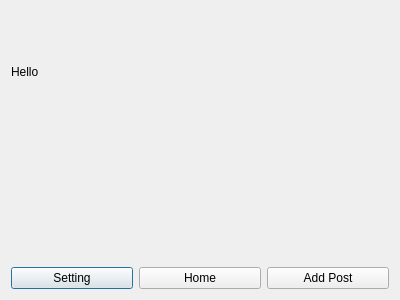
<?xml version="1.0" encoding="UTF-8"?>
<ui version="4.0">
 <class>WhatToDo</class>
 <widget class="QDialog" name="WhatToDo">
  <property name="geometry">
   <rect>
    <x>0</x>
    <y>0</y>
    <width>400</width>
    <height>300</height>
   </rect>
  </property>
  <property name="windowTitle">
   <string>Dialog</string>
  </property>
  <layout class="QVBoxLayout" name="verticalLayout_3">
   <item>
    <layout class="QVBoxLayout" name="verticalLayout_2">
     <item>
      <layout class="QVBoxLayout" name="verticalLayout">
       <item>
        <widget class="QLabel" name="label">
         <property name="text">
          <string>Hello</string>
         </property>
        </widget>
       </item>
       <item>
        <widget class="QLabel" name="label_2">
         <property name="text">
          <string>&lt;blank&gt;</string>
         </property>
        </widget>
       </item>
      </layout>
     </item>
     <item>
      <layout class="QHBoxLayout" name="horizontalLayout">
       <item>
        <widget class="QPushButton" name="pushButton">
         <property name="text">
          <string>Setting</string>
         </property>
        </widget>
       </item>
       <item>
        <widget class="QPushButton" name="pushButton_2">
         <property name="text">
          <string>Home</string>
         </property>
        </widget>
       </item>
       <item>
        <widget class="QPushButton" name="pushButton_3">
         <property name="text">
          <string>Add Post</string>
         </property>
        </widget>
       </item>
      </layout>
     </item>
    </layout>
   </item>
  </layout>
 </widget>
 <resources/>
 <connections/>
</ui>
